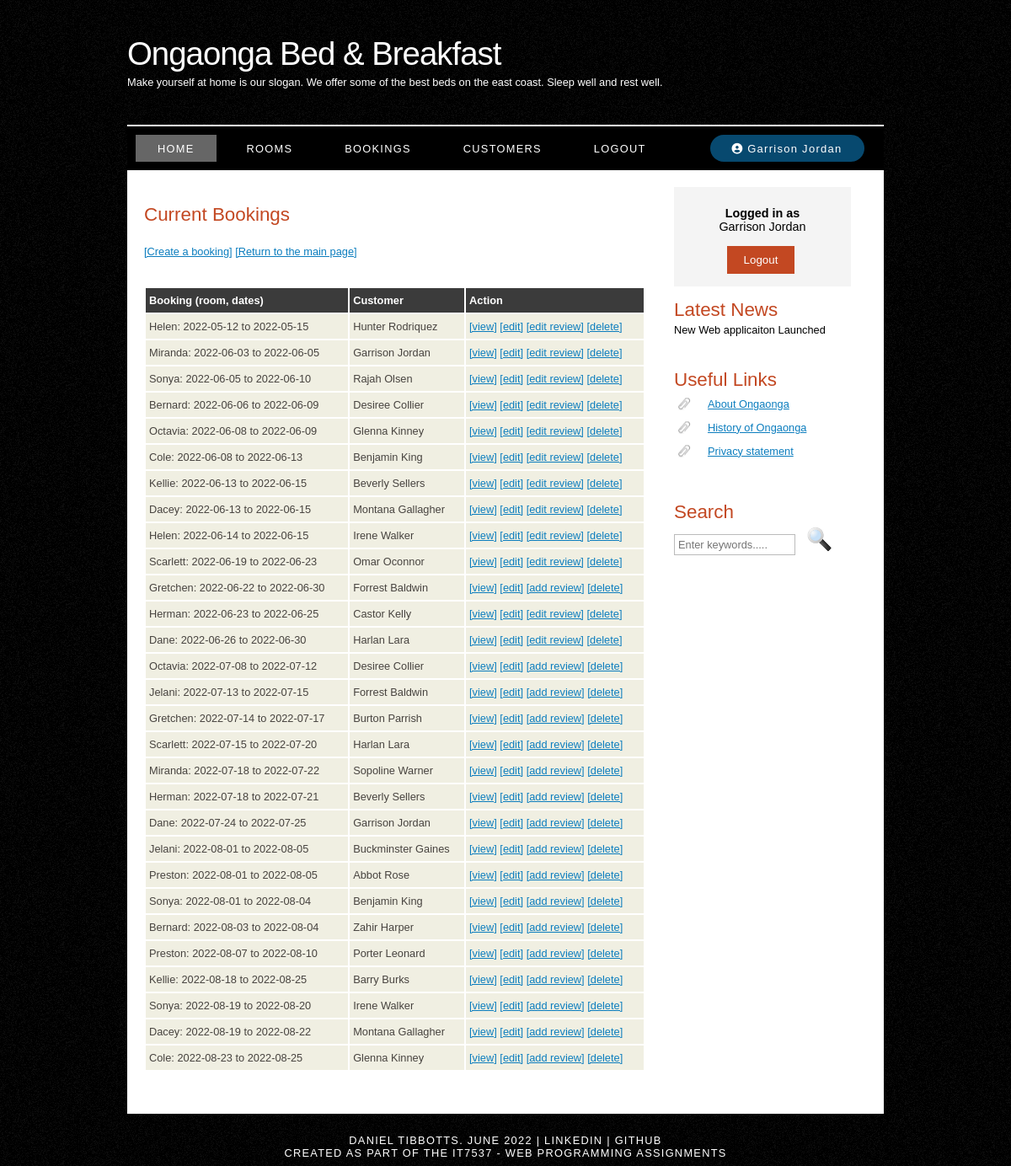
Screenshot of /listbookings.php (signed in) with the database file from the repository.
### tables this page shows
CREATE TABLE IF NOT EXISTS booking (
  bookingID int UNSIGNED NOT NULL AUTO_INCREMENT,
  customerID int UNSIGNED NOT NULL,
  roomID int UNSIGNED NOT NULL,
  checkindate date NOT NULL,
  checkoutdate date NOT NULL,
  contactnumber varchar(14) NOT NULL,
  bookingextras varchar(250) DEFAULT NULL,
  roomreview varchar(250) DEFAULT NULL,
  PRIMARY KEY (bookingID),
  CONSTRAINT FK_customerID FOREIGN KEY (customerID) REFERENCES customer(customerID),
  CONSTRAINT FK_roomID FOREIGN KEY (roomID) REFERENCES room(roomID)
) AUTO_INCREMENT=1;

CREATE TABLE IF NOT EXISTS room (
  roomID int unsigned NOT NULL auto_increment,
  roomname varchar(100) NOT NULL,
  description text default NULL,
  roomtype character default 'D',  
  beds int,
  PRIMARY KEY (roomID)
) AUTO_INCREMENT=1;

CREATE TABLE IF NOT EXISTS customer (
  customerID int unsigned NOT NULL auto_increment,
  firstname varchar(50) NOT NULL,
  lastname varchar(50) NOT NULL,
  email varchar(100) NOT NULL,
  username varchar(25) NOT NULL,
  password varchar(40) NOT NULL,
  PRIMARY KEY (customerID)
) AUTO_INCREMENT=1;

### listbookings.php (the view, shortened to what this page needs)
<?php
  include "./components/header.php";
  include "./components/menu.php";
  $db_connection = mysqli_connect(DB_HOSTNAME,DB_USER, DB_PASSWORD, DB_DATABASE);
  $query = "SELECT    bookingID, customerID, roomID, checkindate, checkoutdate,
                      contactnumber, bookingextras, roomreview
            FROM      booking
            ORDER BY  checkindate";
  $result = mysqli_query($db_connection, $query);
  $row_count = mysqli_num_rows($result);
?>
<div id="site_content">
  <?php include "./components/sidebar.php"; ?>
  <div id="content">
    <h1>Current Bookings</h1>
    <p>
      <a href="./createbooking.php">[Create a booking]</a>
      <a href="./index.php">[Return to the main page]</a>
    </p>
    <table>
      <thead>
        <tr>
          <th>Booking (room, dates)</th>
          <th>Customer</th>
          <th>Action</th>
        </tr>
      </thead>
      <tbody>
        <?php
          if($row_count > 0){
            while($row = mysqli_fetch_assoc($result)){
              $booking_id = $row['bookingID'];
              echo '<tr>';
              $room_query = " SELECT roomID, roomname
                              FROM room
                              WHERE roomID=" . $row['roomID'];
              $room_result = mysqli_query($db_connection, $room_query);
              $room_row_count = mysqli_num_rows($room_result);
              if($room_row_count > 0){
                $room_row = mysqli_fetch_assoc($room_result);
                echo    '<td>';
                echo      $room_row['roomname'] . ": " . $row['checkindate'] . " to " . $row['checkoutdate'];
                echo    '</td>';
              } else {
                echo    '<td>';
                echo      "No Room info for room#" . $row['roomID'] . ": " . $row['checkindate'] . ", " . $row['checkoutdate'];
                echo    '</td>';
              }
              $customer_query = " SELECT customerID, firstname, lastname
                                  FROM customer
                                  WHERE customerID=" . $row["customerID"];
              $customer_result = mysqli_query($db_connection, $customer_query);
              $customer_row_count = mysqli_num_rows($customer_result);
              if($customer_row_count > 0){
                $customer_row = mysqli_fetch_assoc($customer_result);
                echo    '<td>';
                echo      $customer_row['firstname'] . " " . $customer_row['lastname'];
                echo    '</td>';
              } else {
                echo    '<td>Error: Customer ' . $row['customerID'] .' not found!</td>';
              }
              echo "
                      <td>
                        <a href='./viewbooking.php?id=$booking_id'>[view]</a>
                        <a href='./editbooking.php?id=$booking_id'>[edit]</a>
                      ";
              if(empty($row['roomreview'])){
                echo  "<a href='./createroomreview.php?id=$booking_id'>[add review]</a> ";
              } else {
                echo  "<a href='./editroomreview.php?id=$booking_id'>[edit review]</a> ";
              }
              echo    "<a href='./deletebooking.php?id=$booking_id'>[delete]</a>
                    </td></tr>" . PHP_EOL;
            }
          } else {
            echo  '<tr>';
            echo    '<td colspan="3">';
            echo      "<span>No bookings to display</span>";
            echo    '</td>';
            echo  '</tr>';
          }
        ?>
      </tbody>
    </table>
  </div>
</div>
<?php
  include "./components/footer.php";
?>

### style/style.css (style rules this page uses)
html { height: 100%; }
* { margin: 0; padding: 0; }
body { font: normal 0.8em "trebuchet ms", arial, sans-serif; background: #f0efe2 url(background.png) repeat; color: #000; }
p { padding: 0 0 20px 0; line-height: 1.7em; }
h1, h2, h3, h4, h5, h6 { font: normal 175% "century gothic", arial, sans-serif; color: #000; margin: 0 0 15px 0; padding: 15px 0 5px 0; color: #c34822; }
h1 { padding-top: 40px; }
a, a:hover { outline: none; text-decoration: underline; color: rgb(11, 125, 190); }
#main, #logo, #menubar, #site_content, #footer { margin-left: auto; margin-right: auto; }
#site_content { width: 854px; overflow: hidden; margin: 0 auto 0 auto; padding: 0 24px 20px 20px; background: #fff; }
#content { text-align: left; float: left; width: 595px; padding: 0; }
table { width: 100%; margin: 10px 0 30px 0; }
table tr th, table tr td { background: #3b3b3b; color: #fff; padding: 7px 4px; text-align: left; }
table tr td { background: #f0efe2; color: #47433f; }

### rows the page displays
booking: roomID.roomname "Helen", checkindate "2022-05-12", checkoutdate "2022-05-15", customerID.firstname "Hunter", customerID.lastname "Rodriquez"
booking: roomID.roomname "Miranda", checkindate "2022-06-03", checkoutdate "2022-06-05", customerID.firstname "Garrison", customerID.lastname "Jordan"
booking: roomID.roomname "Sonya", checkindate "2022-06-05", checkoutdate "2022-06-10", customerID.firstname "Rajah", customerID.lastname "Olsen"
booking: roomID.roomname "Bernard", checkindate "2022-06-06", checkoutdate "2022-06-09", customerID.firstname "Desiree", customerID.lastname "Collier"
booking: roomID.roomname "Octavia", checkindate "2022-06-08", checkoutdate "2022-06-09", customerID.firstname "Glenna", customerID.lastname "Kinney"
booking: roomID.roomname "Cole", checkindate "2022-06-08", checkoutdate "2022-06-13", customerID.firstname "Benjamin", customerID.lastname "King"
booking: roomID.roomname "Kellie", checkindate "2022-06-13", checkoutdate "2022-06-15", customerID.firstname "Beverly", customerID.lastname "Sellers"
booking: roomID.roomname "Dacey", checkindate "2022-06-13", checkoutdate "2022-06-15", customerID.firstname "Montana", customerID.lastname "Gallagher"
booking: roomID.roomname "Helen", checkindate "2022-06-14", checkoutdate "2022-06-15", customerID.firstname "Irene", customerID.lastname "Walker"
booking: roomID.roomname "Scarlett", checkindate "2022-06-19", checkoutdate "2022-06-23", customerID.firstname "Omar", customerID.lastname "Oconnor"
booking: roomID.roomname "Gretchen", checkindate "2022-06-22", checkoutdate "2022-06-30", customerID.firstname "Forrest", customerID.lastname "Baldwin"
booking: roomID.roomname "Herman", checkindate "2022-06-23", checkoutdate "2022-06-25", customerID.firstname "Castor", customerID.lastname "Kelly"
booking: roomID.roomname "Dane", checkindate "2022-06-26", checkoutdate "2022-06-30", customerID.firstname "Harlan", customerID.lastname "Lara"
booking: roomID.roomname "Octavia", checkindate "2022-07-08", checkoutdate "2022-07-12", customerID.firstname "Desiree", customerID.lastname "Collier"
booking: roomID.roomname "Jelani", checkindate "2022-07-13", checkoutdate "2022-07-15", customerID.firstname "Forrest", customerID.lastname "Baldwin"
booking: roomID.roomname "Gretchen", checkindate "2022-07-14", checkoutdate "2022-07-17", customerID.firstname "Burton", customerID.lastname "Parrish"
booking: roomID.roomname "Scarlett", checkindate "2022-07-15", checkoutdate "2022-07-20", customerID.firstname "Harlan", customerID.lastname "Lara"
booking: roomID.roomname "Miranda", checkindate "2022-07-18", checkoutdate "2022-07-22", customerID.firstname "Sopoline", customerID.lastname "Warner"
booking: roomID.roomname "Herman", checkindate "2022-07-18", checkoutdate "2022-07-21", customerID.firstname "Beverly", customerID.lastname "Sellers"
booking: roomID.roomname "Dane", checkindate "2022-07-24", checkoutdate "2022-07-25", customerID.firstname "Garrison", customerID.lastname "Jordan"
booking: roomID.roomname "Jelani", checkindate "2022-08-01", checkoutdate "2022-08-05", customerID.firstname "Buckminster", customerID.lastname "Gaines"
booking: roomID.roomname "Preston", checkindate "2022-08-01", checkoutdate "2022-08-05", customerID.firstname "Abbot", customerID.lastname "Rose"
booking: roomID.roomname "Sonya", checkindate "2022-08-01", checkoutdate "2022-08-04", customerID.firstname "Benjamin", customerID.lastname "King"
booking: roomID.roomname "Bernard", checkindate "2022-08-03", checkoutdate "2022-08-04", customerID.firstname "Zahir", customerID.lastname "Harper"
booking: roomID.roomname "Preston", checkindate "2022-08-07", checkoutdate "2022-08-10", customerID.firstname "Porter", customerID.lastname "Leonard"
booking: roomID.roomname "Kellie", checkindate "2022-08-18", checkoutdate "2022-08-25", customerID.firstname "Barry", customerID.lastname "Burks"
booking: roomID.roomname "Sonya", checkindate "2022-08-19", checkoutdate "2022-08-20", customerID.firstname "Irene", customerID.lastname "Walker"
booking: roomID.roomname "Dacey", checkindate "2022-08-19", checkoutdate "2022-08-22", customerID.firstname "Montana", customerID.lastname "Gallagher"
booking: roomID.roomname "Cole", checkindate "2022-08-23", checkoutdate "2022-08-25", customerID.firstname "Glenna", customerID.lastname "Kinney"

### other values shown
get_user() "Garrison Jordan"
$_SESSION['user'] "Garrison Jordan"
